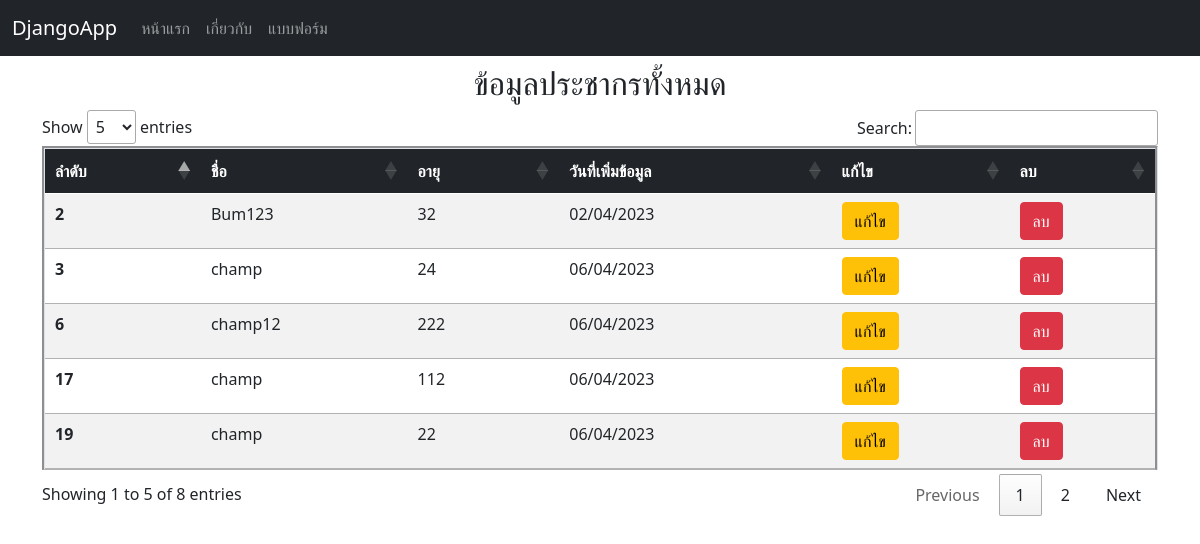
The page / on the database its author committed.
### myapp/models.py (models this page shows)
class Person(models.Model):
    name = models.CharField(max_length=100)
    age = models.IntegerField()
    date = models.DateField(auto_now_add=True)
    def __str__(self):
        return self.name + "  ,  " + str(self.age)

### myapp/views.py (the view)
# urls.py: path('',views.index),
def index(request):
    all_person = Person.objects.all()
    return render(request, "index.html", {"all_person":all_person})

### myapp/templates/index.html (shortened to what this page needs)
{% extends "base.html" %}
{% block content %}
    <h2 class="text-center" mb-1>ข้อมูลประชากรทั้งหมด</h2>
    <table id="myPerson" class="table table-striped" style="border-style: groove ;">
        <thead class="table-dark">
            <tr>
                <th scope="col">ลำดับ</th>
                <th scope="col">ชื่อ</th>
                <th scope="col">อายุ</th>
                <th scope="col">วันที่เพิ่มข้อมูล</th>
                <th scope="col">แก้ไข</th>
                <th scope="col">ลบ</th>
            </tr>
        </thead>
        <tbody>
            {% for person in all_person %}
                <tr>
                    <th scope="row">{{person.id}}</th>
                    <td>{{person.name}}</td>
                    <td>{{person.age}}</td>
                    <td>{{person.date|date:"d/m/Y "}}</td>
                    <td><a  href="edit/{{person.id}}" class="btn btn-warning" >แก้ไข</a></td>
                        <td>
                            <a href="delete/{{person.id}}"
                                class="btn btn-danger"
                                    onclick="return confirm('!! ต้องการลบ {{person.name}} หรือไม่ ?')"
                            >ลบ</a></td>
                </tr>
            {% endfor %}
        </tbody>
    </table>
{% endblock %}

### myapp/templates/base.html (shortened to what this page needs)
<!DOCTYPE html>
<html lang="en">
<head>
    <link href="https://cdn.jsdelivr.net/npm/bootstrap@5.0.2/dist/css/bootstrap.min.css" rel="stylesheet">
    <link rel="stylesheet" type="text/css" href="https://cdn.datatables.net/1.10.21/css/jquery.dataTables.min.css" />
</head>
<body>
    <nav class="navbar navbar-expand-lg navbar-dark  bg-dark mb-2" >
        <div class="container-fluid">
            <a class="navbar-brand" href="/">DjangoApp</a>
            <div class="collapse navbar-collapse" id="navbarNavAltMarkup">
                <div class="navbar-nav">
                    <a class="nav-link" href="/">หน้าแรก</a>
                    <a class="nav-link" href="/about">เกี่ยวกับ</a>
                    <a class="nav-link" href="/form">แบบฟอร์ม</a>
                </div>
            </div>
        </div>
    </nav>
    <div class="container">
        {% block content %}
        {% endblock %}
    </div>
</body>
</html>
{% load sweetify %}

### rows shown on the page
Person: id "2", name "Bum123", age "32", date "02/04/2023"
Person: id "3", name "champ", age "24", date "06/04/2023"
Person: id "6", name "champ12", age "222", date "06/04/2023"
Person: id "17", name "champ", age "112", date "06/04/2023"
Person: id "19", name "champ", age "22", date "06/04/2023"
